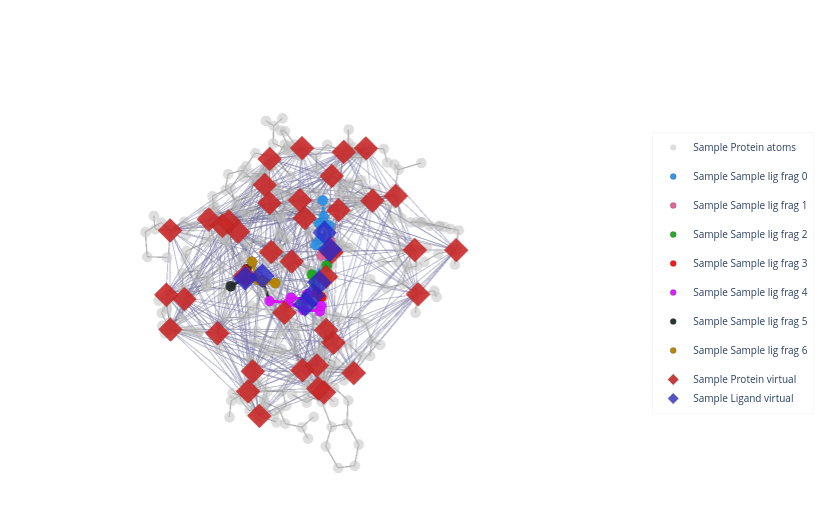

Here is the notebook cell this chart was saved with:
### Markdown cell above
### Visualize Computational Graph (Subset)

### Code cell
# NOTE: This does not include interaction edges (PL Interaction) which are added at time of graph construction prior to inference.
try:
    from sigmadock.geo.viz import plot_interaction_graph_3d_plotly
    fig = plot_interaction_graph_3d_plotly(
        sample,
        pos_key = "ref_pos",
        show_protein = True,
        show_ligand_virtual = True,
        show_protein_virtual = True,
        show_triangulation = False,
        show_protein_virtual_edges=True,
        show_protein_ligand_virtual_edges=True,
        show_ligand_virtual_edges=True,
        )
except Exception as e:
    print("Skipping 3D plot:", e)

### Figure 1 — Plotly figure (JSON) as saved in the notebook; plotly's stock layout.template omitted (floating-point values rounded to 4 significant figures; data arrays with more than 128 entries replaced by an {"elided": "..."} marker saying what was removed)
{"data": [{"hoverinfo": "none", "line": {"color": "rgba(120,120,160,1.0)", "width": 1.8}, "mode": "lines", "name": "Sample PP virtual", "opacity": 0.32, "showlegend": false, "type": "scatter3d", "x": {"elided": "2736 float values"}, "y": {"elided": "2736 float values"}, "z": {"elided": "2736 float values"}}, {"hoverinfo": "none", "line": {"color": "rgba(120,120,160,1.0)", "width": 1.8}, "mode": "lines", "name": "Sample LL virtual", "opacity": 0.32, "showlegend": false, "type": "scatter3d", "x": [-21.85, -20.31, null, -20.31, -21.85, null, -21.85, -19.9, null, -19.9, -21.85, null, -21.85, -18.19, null, -18.19, -21.85, null, -21.85, -15.79, null, -15.79, -21.85, null, -21.85, -12.95, null, -12.95, -21.85, null, -21.85, -12.77, null, -12.77, -21.85, null, -20.31, -19.9, null, -19.9, -20.31, null, -20.31, -18.19, null, -18.19, -20.31, null, -20.31, -15.79, null, -15.79, -20.31, null, -20.31, -12.95, null, -12.95, -20.31, null, -20.31, -12.77, null, -12.77, -20.31, null, -19.9, -18.19, null, -18.19, -19.9, null, -19.9, -15.79, null, -15.79, -19.9, null, -19.9, -12.95, null, -12.95, -19.9, null, -19.9, -12.77, null, -12.77, -19.9, null, -18.19, -15.79, null, -15.79, -18.19, null, -18.19, -12.95, null, -12.95, -18.19, null, -18.19, -12.77, null, -12.77, -18.19, null, -15.79, -12.95, null, -12.95, -15.79, null, -15.79, -12.77, null, -12.77, -15.79, null, -12.95, -12.77, null, -12.77, -12.95, null], "y": [-10.51, -8.468, null, -8.468, -10.51, null, -10.51, -9.188, null, -9.188, -10.51, null, -10.51, -8.263, null, -8.263, -10.51, null, -10.51, -6.683, null, -6.683, -10.51, null, -10.51, -10.06, null, -10.06, -10.51, null, -10.51, -7.851, null, -7.851, -10.51, null, -8.468, -9.188, null, -9.188, -8.468, null, -8.468, -8.263, null, -8.263, -8.468, null, -8.468, -6.683, null, -6.683, -8.468, null, -8.468, -10.06, null, -10.06, -8.468, null, -8.468, -7.851, null, -7.851, -8.468, null, -9.188, -8.263, null, -8.263, -9.188, null, -9.188, -6.683, null, -6.683, -9.188, null, -9.188, -10.06, null, -10.06, -9.188, null, -9.188, -7.851, null, -7.851, -9.188, null, -8.263, -6.683, null, -6.683, -8.263, null, -8.263, -10.06, null, -10.06, -8.263, null, -8.263, -7.851, null, -7.851, -8.263, null, -6.683, -10.06, null, -10.06, -6.683, null, -6.683, -7.851, null, -7.851, -6.683, null, -10.06, -7.851, null, -7.851, -10.06, null], "z": [-23.74, -23.77, null, -23.77, -23.74, null, -23.74, -27.13, null, -27.13, -23.74, null, -23.74, -27.1, null, -27.1, -23.74, null, -23.74, -25.78, null, -25.78, -23.74, null, -23.74, -23.66, null, -23.66, -23.74, null, -23.74, -22.19, null, -22.19, -23.74, null, -23.77, -27.13, null, -27.13, -23.77, null, -23.77, -27.1, null, -27.1, -23.77, null, -23.77, -25.78, null, -25.78, -23.77, null, -23.77, -23.66, null, -23.66, -23.77, null, -23.77, -22.19, null, -22.19, -23.77, null, -27.13, -27.1, null, -27.1, -27.13, null, -27.13, -25.78, null, -25.78, -27.13, null, -27.13, -23.66, null, -23.66, -27.13, null, -27.13, -22.19, null, -22.19, -27.13, null, -27.1, -25.78, null, -25.78, -27.1, null, -27.1, -23.66, null, -23.66, -27.1, null, -27.1, -22.19, null, -22.19, -27.1, null, -25.78, -23.66, null, -23.66, -25.78, null, -25.78, -22.19, null, -22.19, -25.78, null, -23.66, -22.19, null, -22.19, -23.66, null]}, {"hoverinfo": "none", "line": {"color": "#2E91E5", "width": 6}, "mode": "lines", "name": "Sample frag_0", "opacity": 0.95, "showlegend": false, "type": "scatter3d", "x": [-21.48, -21.15, null], "y": [-10.01, -9.534, null], "z": [-24.97, -26.23, null]}, {"hoverinfo": "none", "line": {"color": "#2E91E5", "width": 6}, "mode": "lines", "name": "Sample frag_0", "opacity": 0.95, "showlegend": false, "type": "scatter3d", "x": [-21.15, -21.48, null], "y": [-9.534, -10.01, null], "z": [-26.23, -24.97, null]}, {"hoverinfo": "none", "line": {"color": "#E15F99", "width": 6}, "mode": "lines", "name": "Sample frag_1", "opacity": 0.95, "showlegend": false, "type": "scatter3d", "x": [-19.09, -20.59, null], "y": [-8.17, -7.944, null], "z": [-23.6, -23.87, null]}, {"hoverinfo": "none", "line": {"color": "#E15F99", "width": 6}, "mode": "lines", "name": "Sample frag_1", "opacity": 0.95, "showlegend": false, "type": "scatter3d", "x": [-20.59, -19.09, null], "y": [-7.944, -8.17, null], "z": [-23.87, -23.6, null]}, {"hoverinfo": "none", "line": {"color": "#2E91E5", "width": 6}, "mode": "lines", "name": "Sample frag_0", "opacity": 0.95, "showlegend": false, "type": "scatter3d", "x": [-21.48, -21.26, null], "y": [-10.01, -9.292, null], "z": [-24.97, -23.85, null]}, {"hoverinfo": "none", "line": {"color": "#2E91E5", "width": 6}, "mode": "lines", "name": "Sample frag_0", "opacity": 0.95, "showlegend": false, "type": "scatter3d", "x": [-21.26, -21.48, null], "y": [-9.292, -10.01, null], "z": [-23.85, -24.97, null]}, {"hoverinfo": "none", "line": {"color": "#2E91E5", "width": 6}, "mode": "lines", "name": "Sample frag_0", "opacity": 0.95, "showlegend": false, "type": "scatter3d", "x": [-21.48, -22.11, null], "y": [-10.01, -11.28, null], "z": [-24.97, -24.82, null]}, {"hoverinfo": "none", "line": {"color": "#2E91E5", "width": 6}, "mode": "lines", "name": "Sample frag_0", "opacity": 0.95, "showlegend": false, "type": "scatter3d", "x": [-22.11, -21.48, null], "y": [-11.28, -10.01, null], "z": [-24.82, -24.97, null]}, {"hoverinfo": "none", "line": {"color": "#1CA71C", "width": 6}, "mode": "lines", "name": "Sample frag_2", "opacity": 0.95, "showlegend": false, "type": "scatter3d", "x": [-19.97, -19.61, null], "y": [-10.12, -9.16, null], "z": [-26.86, -27.99, null]}, {"hoverinfo": "none", "line": {"color": "#1CA71C", "width": 6}, "mode": "lines", "name": "Sample frag_2", "opacity": 0.95, "showlegend": false, "type": "scatter3d", "x": [-19.61, -19.97, null], "y": [-9.16, -10.12, null], "z": [-27.99, -26.86, null]}, {"hoverinfo": "none", "line": {"color": "#DA16FF", "width": 6}, "mode": "lines", "name": "Sample frag_4", "opacity": 0.95, "showlegend": false, "type": "scatter3d", "x": [-16.78, -16.97, null], "y": [-7.504, -6.137, null], "z": [-26.29, -26.29, null]}, {"hoverinfo": "none", "line": {"color": "#DA16FF", "width": 6}, "mode": "lines", "name": "Sample frag_4", "opacity": 0.95, "showlegend": false, "type": "scatter3d", "x": [-16.97, -16.78, null], "y": [-6.137, -7.504, null], "z": [-26.29, -26.29, null]}, {"hoverinfo": "none", "line": {"color": "#DA16FF", "width": 6}, "mode": "lines", "name": "Sample frag_4", "opacity": 0.95, "showlegend": false, "type": "scatter3d", "x": [-16.97, -15.97, null], "y": [-6.137, -5.323, null], "z": [-26.29, -25.77, null]}, {"hoverinfo": "none", "line": {"color": "#DA16FF", "width": 6}, "mode": "lines", "name": "Sample frag_4", "opacity": 0.95, "showlegend": false, "type": "scatter3d", "x": [-15.97, -16.97, null], "y": [-5.323, -6.137, null], "z": [-25.77, -26.29, null]}, {"hoverinfo": "none", "line": {"color": "#DA16FF", "width": 6}, "mode": "lines", "name": "Sample frag_4", "opacity": 0.95, "showlegend": false, "type": "scatter3d", "x": [-15.97, -14.8, null], "y": [-5.323, -5.852, null], "z": [-25.77, -25.28, null]}, {"hoverinfo": "none", "line": {"color": "#DA16FF", "width": 6}, "mode": "lines", "name": "Sample frag_4", "opacity": 0.95, "showlegend": false, "type": "scatter3d", "x": [-14.8, -15.97, null], "y": [-5.852, -5.323, null], "z": [-25.28, -25.77, null]}, {"hoverinfo": "none", "line": {"color": "#DA16FF", "width": 6}, "mode": "lines", "name": "Sample frag_4", "opacity": 0.95, "showlegend": false, "type": "scatter3d", "x": [-14.8, -14.61, null], "y": [-5.852, -7.238, null], "z": [-25.28, -25.28, null]}, {"hoverinfo": "none", "line": {"color": "#DA16FF", "width": 6}, "mode": "lines", "name": "Sample frag_4", "opacity": 0.95, "showlegend": false, "type": "scatter3d", "x": [-14.61, -14.8, null], "y": [-7.238, -5.852, null], "z": [-25.28, -25.28, null]}, {"hoverinfo": "none", "line": {"color": "#DA16FF", "width": 6}, "mode": "lines", "name": "Sample frag_4", "opacity": 0.95, "showlegend": false, "type": "scatter3d", "x": [-14.61, -13.32, null], "y": [-7.238, -7.864, null], "z": [-25.28, -24.76, null]}, {"hoverinfo": "none", "line": {"color": "#DA16FF", "width": 6}, "mode": "lines", "name": "Sample frag_4", "opacity": 0.95, "showlegend": false, "type": "scatter3d", "x": [-13.32, -14.61, null], "y": [-7.864, -7.238, null], "z": [-24.76, -25.28, null]}, {"hoverinfo": "none", "line": {"color": "#222A2A", "width": 6}, "mode": "lines", "name": "Sample frag_5", "opacity": 0.95, "showlegend": false, "type": "scatter3d", "x": [-13.41, -12.94, null], "y": [-8.616, -10.09, null], "z": [-23.41, -23.66, null]}, {"hoverinfo": "none", "line": {"color": "#222A2A", "width": 6}, "mode": "lines", "name": "Sample frag_5", "opacity": 0.95, "showlegend": false, "type": "scatter3d", "x": [-12.94, -13.41, null], "y": [-10.09, -8.616, null], "z": [-23.66, -23.41, null]}, {"hoverinfo": "none", "line": {"color": "#DA16FF", "width": 6}, "mode": "lines", "name": "Sample frag_4", "opacity": 0.95, "showlegend": false, "type": "scatter3d", "x": [-14.61, -15.61, null], "y": [-7.238, -8.042, null], "z": [-25.28, -25.79, null]}, {"hoverinfo": "none", "line": {"color": "#DA16FF", "width": 6}, "mode": "lines", "name": "Sample frag_4", "opacity": 0.95, "showlegend": false, "type": "scatter3d", "x": [-15.61, -14.61, null], "y": [-8.042, -7.238, null], "z": [-25.79, -25.28, null]}, {"hoverinfo": "none", "line": {"color": "#DA16FF", "width": 6}, "mode": "lines", "name": "Sample frag_4", "opacity": 0.95, "showlegend": false, "type": "scatter3d", "x": [-16.78, -15.61, null], "y": [-7.504, -8.042, null], "z": [-26.29, -25.79, null]}, {"hoverinfo": "none", "line": {"color": "#DA16FF", "width": 6}, "mode": "lines", "name": "Sample frag_4", "opacity": 0.95, "showlegend": false, "type": "scatter3d", "x": [-15.61, -16.78, null], "y": [-8.042, -7.504, null], "z": [-25.79, -26.29, null]}, {"hoverinfo": "none", "line": {"color": "#B68100", "width": 6}, "mode": "lines", "name": "Sample frag_6", "opacity": 0.95, "showlegend": false, "type": "scatter3d", "x": [-12.46, -12.49, null], "y": [-7.935, -8.551, null], "z": [-22.46, -21.22, null]}, {"hoverinfo": "none", "line": {"color": "#B68100", "width": 6}, "mode": "lines", "name": "Sample frag_6", "opacity": 0.95, "showlegend": false, "type": "scatter3d", "x": [-12.49, -12.46, null], "y": [-8.551, -7.935, null], "z": [-21.22, -22.46, null]}, {"hoverinfo": "none", "line": {"color": "#B68100", "width": 6}, "mode": "lines", "name": "Sample frag_6", "opacity": 0.95, "showlegend": false, "type": "scatter3d", "x": [-12.46, -12.83, null], "y": [-7.935, -6.615, null], "z": [-22.46, -22.23, null]}, {"hoverinfo": "none", "line": {"color": "#B68100", "width": 6}, "mode": "lines", "name": "Sample frag_6", "opacity": 0.95, "showlegend": false, "type": "scatter3d", "x": [-12.83, -12.46, null], "y": [-6.615, -7.935, null], "z": [-22.23, -22.46, null]}, {"hoverinfo": "none", "line": {"color": "#2E91E5", "width": 6}, "mode": "lines", "name": "Sample frag_0", "opacity": 0.95, "showlegend": false, "type": "scatter3d", "x": [-22.19, -21.61, null], "y": [-10.96, -9.757, null], "z": [-22.56, -22.63, null]}, {"hoverinfo": "none", "line": {"color": "#2E91E5", "width": 6}, "mode": "lines", "name": "Sample frag_0", "opacity": 0.95, "showlegend": false, "type": "scatter3d", "x": [-21.61, -22.19, null], "y": [-9.757, -10.96, null], "z": [-22.63, -22.56, null]}, {"hoverinfo": "none", "line": {"color": "#2E91E5", "width": 6}, "mode": "lines", "name": "Sample frag_0", "opacity": 0.95, "showlegend": false, "type": "scatter3d", "x": [-21.26, -21.61, null], "y": [-9.292, -9.757, null], "z": [-23.85, -22.63, null]}, {"hoverinfo": "none", "line": {"color": "#2E91E5", "width": 6}, "mode": "lines", "name": "Sample frag_0", "opacity": 0.95, "showlegend": false, "type": "scatter3d", "x": [-21.61, -21.26, null], "y": [-9.757, -9.292, null], "z": [-22.63, -23.85, null]}, {"hoverinfo": "none", "line": {"color": "#2E91E5", "width": 6}, "mode": "lines", "name": "Sample frag_0", "opacity": 0.95, "showlegend": false, "type": "scatter3d", "x": [-22.19, -22.54, null], "y": [-10.96, -11.43, null], "z": [-22.56, -21.34, null]}, {"hoverinfo": "none", "line": {"color": "#2E91E5", "width": 6}, "mode": "lines", "name": "Sample frag_0", "opacity": 0.95, "showlegend": false, "type": "scatter3d", "x": [-22.54, -22.19, null], "y": [-11.43, -10.96, null], "z": [-21.34, -22.56, null]}, {"hoverinfo": "none", "line": {"color": "#2E91E5", "width": 6}, "mode": "lines", "name": "Sample frag_0", "opacity": 0.95, "showlegend": false, "type": "scatter3d", "x": [-22.11, -22.45, null], "y": [-11.28, -11.74, null], "z": [-24.82, -23.61, null]}, {"hoverinfo": "none", "line": {"color": "#2E91E5", "width": 6}, "mode": "lines", "name": "Sample frag_0", "opacity": 0.95, "showlegend": false, "type": "scatter3d", "x": [-22.45, -22.11, null], "y": [-11.74, -11.28, null], "z": [-23.61, -24.82, null]}, {"hoverinfo": "none", "line": {"color": "#2E91E5", "width": 6}, "mode": "lines", "name": "Sample frag_0", "opacity": 0.95, "showlegend": false, "type": "scatter3d", "x": [-22.19, -22.45, null], "y": [-10.96, -11.74, null], "z": [-22.56, -23.61, null]}, {"hoverinfo": "none", "line": {"color": "#2E91E5", "width": 6}, "mode": "lines", "name": "Sample frag_0", "opacity": 0.95, "showlegend": false, "type": "scatter3d", "x": [-22.45, -22.19, null], "y": [-11.74, -10.96, null], "z": [-23.61, -22.56, null]}, {"hoverinfo": "none", "line": {"color": "#2E91E5", "width": 6}, "mode": "lines", "name": "Sample frag_0", "opacity": 0.95, "showlegend": false, "type": "scatter3d", "x": [-22.11, -22.37, null], "y": [-11.28, -12.04, null], "z": [-24.82, -25.88, null]}, {"hoverinfo": "none", "line": {"color": "#2E91E5", "width": 6}, "mode": "lines", "name": "Sample frag_0", "opacity": 0.95, "showlegend": false, "type": "scatter3d", "x": [-22.37, -22.11, null], "y": [-12.04, -11.28, null], "z": [-25.88, -24.82, null]}, {"hoverinfo": "none", "line": {"color": "#FB0D0D", "width": 6}, "mode": "lines", "name": "Sample frag_3", "opacity": 0.95, "showlegend": false, "type": "scatter3d", "x": [-18.86, -17.69, null], "y": [-7.937, -8.404, null], "z": [-27.45, -26.78, null]}, {"hoverinfo": "none", "line": {"color": "#FB0D0D", "width": 6}, "mode": "lines", "name": "Sample frag_3", "opacity": 0.95, "showlegend": false, "type": "scatter3d", "x": [-17.69, -18.86, null], "y": [-8.404, -7.937, null], "z": [-26.78, -27.45, null]}, {"hoverinfo": "none", "line": {"color": "#222A2A", "width": 6}, "mode": "lines", "name": "Sample frag_5", "opacity": 0.95, "showlegend": false, "type": "scatter3d", "x": [-12.94, -11.71, null], "y": [-10.09, -10.23, null], "z": [-23.66, -23.81, null]}, {"hoverinfo": "none", "line": {"color": "#222A2A", "width": 6}, "mode": "lines", "name": "Sample frag_5", "opacity": 0.95, "showlegend": false, "type": "scatter3d", "x": [-11.71, -12.94, null], "y": [-10.23, -10.09, null], "z": [-23.81, -23.66, null]}, {"hoverinfo": "none", "line": {"color": "#222A2A", "width": 6}, "mode": "lines", "name": "Sample frag_5", "opacity": 0.95, "showlegend": false, "type": "scatter3d", "x": [-12.94, -13.84, null], "y": [-10.09, -10.95, null], "z": [-23.66, -23.68, null]}, {"hoverinfo": "none", "line": {"color": "#222A2A", "width": 6}, "mode": "lines", "name": "Sample frag_5", "opacity": 0.95, "showlegend": false, "type": "scatter3d", "x": [-13.84, -12.94, null], "y": [-10.95, -10.09, null], "z": [-23.68, -23.66, null]}, {"hoverinfo": "none", "line": {"color": "#2E91E5", "width": 6}, "mode": "lines", "name": "Sample frag_0", "opacity": 0.95, "showlegend": false, "type": "scatter3d", "x": [-20.59, -21.26, null], "y": [-7.944, -9.292, null], "z": [-23.87, -23.85, null]}, {"hoverinfo": "none", "line": {"color": "#2E91E5", "width": 6}, "mode": "lines", "name": "Sample frag_0", "opacity": 0.95, "showlegend": false, "type": "scatter3d", "x": [-21.26, -20.59, null], "y": [-9.292, -7.944, null], "z": [-23.85, -23.87, null]}, {"hoverinfo": "none", "line": {"color": "#E15F99", "width": 6}, "mode": "lines", "name": "Sample frag_1", "opacity": 0.95, "showlegend": false, "type": "scatter3d", "x": [-20.59, -21.26, null], "y": [-7.944, -9.292, null], "z": [-23.87, -23.85, null]}, {"hoverinfo": "none", "line": {"color": "#E15F99", "width": 6}, "mode": "lines", "name": "Sample frag_1", "opacity": 0.95, "showlegend": false, "type": "scatter3d", "x": [-21.26, -20.59, null], "y": [-9.292, -7.944, null], "z": [-23.85, -23.87, null]}, {"hoverinfo": "none", "line": {"color": "#1CA71C", "width": 6}, "mode": "lines", "name": "Sample frag_2", "opacity": 0.95, "showlegend": false, "type": "scatter3d", "x": [-21.15, -19.97, null], "y": [-9.534, -10.12, null], "z": [-26.23, -26.86, null]}, {"hoverinfo": "none", "line": {"color": "#1CA71C", "width": 6}, "mode": "lines", "name": "Sample frag_2", "opacity": 0.95, "showlegend": false, "type": "scatter3d", "x": [-19.97, -21.15, null], "y": [-10.12, -9.534, null], "z": [-26.86, -26.23, null]}, {"hoverinfo": "none", "line": {"color": "#FB0D0D", "width": 6}, "mode": "lines", "name": "Sample frag_3", "opacity": 0.95, "showlegend": false, "type": "scatter3d", "x": [-19.61, -18.86, null], "y": [-9.16, -7.937, null], "z": [-27.99, -27.45, null]}, {"hoverinfo": "none", "line": {"color": "#FB0D0D", "width": 6}, "mode": "lines", "name": "Sample frag_3", "opacity": 0.95, "showlegend": false, "type": "scatter3d", "x": [-18.86, -19.61, null], "y": [-7.937, -9.16, null], "z": [-27.45, -27.99, null]}, {"hoverinfo": "none", "line": {"color": "#1CA71C", "width": 6}, "mode": "lines", "name": "Sample frag_2", "opacity": 0.95, "showlegend": false, "type": "scatter3d", "x": [-19.61, -18.86, null], "y": [-9.16, -7.937, null], "z": [-27.99, -27.45, null]}, {"hoverinfo": "none", "line": {"color": "#1CA71C", "width": 6}, "mode": "lines", "name": "Sample frag_2", "opacity": 0.95, "showlegend": false, "type": "scatter3d", "x": [-18.86, -19.61, null], "y": [-7.937, -9.16, null], "z": [-27.45, -27.99, null]}, {"hoverinfo": "none", "line": {"color": "#B68100", "width": 6}, "mode": "lines", "name": "Sample frag_6", "opacity": 0.95, "showlegend": false, "type": "scatter3d", "x": [-13.41, -12.46, null], "y": [-8.616, -7.935, null], "z": [-23.41, -22.46, null]}, {"hoverinfo": "none", "line": {"color": "#B68100", "width": 6}, "mode": "lines", "name": "Sample frag_6", "opacity": 0.95, "showlegend": false, "type": "scatter3d", "x": [-12.46, -13.41, null], "y": [-7.935, -8.616, null], "z": [-22.46, -23.41, null]}, {"hoverinfo": "none", "line": {"color": "#FB0D0D", "width": 6}, "mode": "lines", "name": "Sample frag_3", "opacity": 0.95, "showlegend": false, "type": "scatter3d", "x": [-16.78, -17.69, null], "y": [-7.504, -8.404, null], "z": [-26.29, -26.78, null]}, {"hoverinfo": "none", "line": {"color": "#FB0D0D", "width": 6}, "mode": "lines", "name": "Sample frag_3", "opacity": 0.95, "showlegend": false, "type": "scatter3d", "x": [-17.69, -16.78, null], "y": [-8.404, -7.504, null], "z": [-26.78, -26.29, null]}, {"hoverinfo": "none", "line": {"color": "#DA16FF", "width": 6}, "mode": "lines", "name": "Sample frag_4", "opacity": 0.95, "showlegend": false, "type": "scatter3d", "x": [-16.78, -17.69, null], "y": [-7.504, -8.404, null], "z": [-26.29, -26.78, null]}, {"hoverinfo": "none", "line": {"color": "#DA16FF", "width": 6}, "mode": "lines", "name": "Sample frag_4", "opacity": 0.95, "showlegend": false, "type": "scatter3d", "x": [-17.69, -16.78, null], "y": [-8.404, -7.504, null], "z": [-26.78, -26.29, null]}, {"hoverinfo": "none", "line": {"color": "#E15F99", "width": 6}, "mode": "lines", "name": "Sample frag_1", "opacity": 0.95, "showlegend": false, "type": "scatter3d", "x": [-20.59, -21.26, null], "y": [-7.944, -9.292, null], "z": [-23.87, -23.85, null]}, {"hoverinfo": "none", "line": {"color": "#2E91E5", "width": 6}, "mode": "lines", "name": "Sample frag_0", "opacity": 0.95, "showlegend": false, "type": "scatter3d", "x": [-21.26, -20.59, null], "y": [-9.292, -7.944, null], "z": [-23.85, -23.87, null]}, {"hoverinfo": "none", "line": {"color": "#2E91E5", "width": 6}, "mode": "lines", "name": "Sample frag_0", "opacity": 0.95, "showlegend": false, "type": "scatter3d", "x": [-21.26, -20.59, null], "y": [-9.292, -7.944, null], "z": [-23.85, -23.87, null]}, {"hoverinfo": "none", "line": {"color": "#E15F99", "width": 6}, "mode": "lines", "name": "Sample frag_1", "opacity": 0.95, "showlegend": false, "type": "scatter3d", "x": [-20.59, -21.26, null], "y": [-7.944, -9.292, null], "z": [-23.87, -23.85, null]}, {"hoverinfo": "none", "line": {"color": "#2E91E5", "width": 6}, "mode": "lines", "name": "Sample frag_0", "opacity": 0.95, "showlegend": false, "type": "scatter3d", "x": [-21.15, -19.97, null], "y": [-9.534, -10.12, null], "z": [-26.23, -26.86, null]}, {"hoverinfo": "none", "line": {"color": "#1CA71C", "width": 6}, "mode": "lines", "name": "Sample frag_2", "opacity": 0.95, "showlegend": false, "type": "scatter3d", "x": [-19.97, -21.15, null], "y": [-10.12, -9.534, null], "z": [-26.86, -26.23, null]}, {"hoverinfo": "none", "line": {"color": "#1CA71C", "width": 6}, "mode": "lines", "name": "Sample frag_2", "opacity": 0.95, "showlegend": false, "type": "scatter3d", "x": [-19.97, -21.15, null], "y": [-10.12, -9.534, null], "z": [-26.86, -26.23, null]}, {"hoverinfo": "none", "line": {"color": "#2E91E5", "width": 6}, "mode": "lines", "name": "Sample frag_0", "opacity": 0.95, "showlegend": false, "type": "scatter3d", "x": [-21.15, -19.97, null], "y": [-9.534, -10.12, null], "z": [-26.23, -26.86, null]}, {"hoverinfo": "none", "line": {"color": "#1CA71C", "width": 6}, "mode": "lines", "name": "Sample frag_2", "opacity": 0.95, "showlegend": false, "type": "scatter3d", "x": [-19.61, -18.86, null], "y": [-9.16, -7.937, null], "z": [-27.99, -27.45, null]}, {"hoverinfo": "none", "line": {"color": "#FB0D0D", "width": 6}, "mode": "lines", "name": "Sample frag_3", "opacity": 0.95, "showlegend": false, "type": "scatter3d", "x": [-18.86, -19.61, null], "y": [-7.937, -9.16, null], "z": [-27.45, -27.99, null]}, {"hoverinfo": "none", "line": {"color": "#FB0D0D", "width": 6}, "mode": "lines", "name": "Sample frag_3", "opacity": 0.95, "showlegend": false, "type": "scatter3d", "x": [-18.86, -19.61, null], "y": [-7.937, -9.16, null], "z": [-27.45, -27.99, null]}, {"hoverinfo": "none", "line": {"color": "#1CA71C", "width": 6}, "mode": "lines", "name": "Sample frag_2", "opacity": 0.95, "showlegend": false, "type": "scatter3d", "x": [-19.61, -18.86, null], "y": [-9.16, -7.937, null], "z": [-27.99, -27.45, null]}, {"hoverinfo": "none", "line": {"color": "#222A2A", "width": 6}, "mode": "lines", "name": "Sample frag_5", "opacity": 0.95, "showlegend": false, "type": "scatter3d", "x": [-13.41, -13.32, null], "y": [-8.616, -7.864, null], "z": [-23.41, -24.76, null]}, {"hoverinfo": "none", "line": {"color": "#DA16FF", "width": 6}, "mode": "lines", "name": "Sample frag_4", "opacity": 0.95, "showlegend": false, "type": "scatter3d", "x": [-13.32, -13.41, null], "y": [-7.864, -8.616, null], "z": [-24.76, -23.41, null]}, {"hoverinfo": "none", "line": {"color": "#222A2A", "width": 6}, "mode": "lines", "name": "Sample frag_5", "opacity": 0.95, "showlegend": false, "type": "scatter3d", "x": [-13.41, -12.46, null], "y": [-8.616, -7.935, null], "z": [-23.41, -22.46, null]}, {"hoverinfo": "none", "line": {"color": "#B68100", "width": 6}, "mode": "lines", "name": "Sample frag_6", "opacity": 0.95, "showlegend": false, "type": "scatter3d", "x": [-12.46, -13.41, null], "y": [-7.935, -8.616, null], "z": [-22.46, -23.41, null]}, {"hoverinfo": "none", "line": {"color": "#DA16FF", "width": 6}, "mode": "lines", "name": "Sample frag_4", "opacity": 0.95, "showlegend": false, "type": "scatter3d", "x": [-13.32, -13.41, null], "y": [-7.864, -8.616, null], "z": [-24.76, -23.41, null]}, {"hoverinfo": "none", "line": {"color": "#222A2A", "width": 6}, "mode": "lines", "name": "Sample frag_5", "opacity": 0.95, "showlegend": false, "type": "scatter3d", "x": [-13.41, -13.32, null], "y": [-8.616, -7.864, null], "z": [-23.41, -24.76, null]}, {"hoverinfo": "none", "line": {"color": "#B68100", "width": 6}, "mode": "lines", "name": "Sample frag_6", "opacity": 0.95, "showlegend": false, "type": "scatter3d", "x": [-12.46, -13.41, null], "y": [-7.935, -8.616, null], "z": [-22.46, -23.41, null]}, {"hoverinfo": "none", "line": {"color": "#222A2A", "width": 6}, "mode": "lines", "name": "Sample frag_5", "opacity": 0.95, "showlegend": false, "type": "scatter3d", "x": [-13.41, -12.46, null], "y": [-8.616, -7.935, null], "z": [-23.41, -22.46, null]}, {"hoverinfo": "none", "line": {"color": "#DA16FF", "width": 6}, "mode": "lines", "name": "Sample frag_4", "opacity": 0.95, "showlegend": false, "type": "scatter3d", "x": [-16.78, -17.69, null], "y": [-7.504, -8.404, null], "z": [-26.29, -26.78, null]}, {"hoverinfo": "none", "line": {"color": "#FB0D0D", "width": 6}, "mode": "lines", "name": "Sample frag_3", "opacity": 0.95, "showlegend": false, "type": "scatter3d", "x": [-17.69, -16.78, null], "y": [-8.404, -7.504, null], "z": [-26.78, -26.29, null]}, {"hoverinfo": "none", "line": {"color": "#FB0D0D", "width": 6}, "mode": "lines", "name": "Sample frag_3", "opacity": 0.95, "showlegend": false, "type": "scatter3d", "x": [-17.69, -16.78, null], "y": [-8.404, -7.504, null], "z": [-26.78, -26.29, null]}, {"hoverinfo": "none", "line": {"color": "#DA16FF", "width": 6}, "mode": "lines", "name": "Sample frag_4", "opacity": 0.95, "showlegend": false, "type": "scatter3d", "x": [-16.78, -17.69, null], "y": [-7.504, -8.404, null], "z": [-26.29, -26.78, null]}, {"hoverinfo": "none", "line": {"color": "rgba(100,100,100,1.0)", "width": 2.5}, "mode": "lines", "name": "Sample Protein bonds", "opacity": 0.3, "showlegend": false, "type": "scatter3d", "x": {"elided": "2256 float values"}, "y": {"elided": "2256 float values"}, "z": {"elided": "2256 float values"}}, {"legendgroup": "protein", "marker": {"color": "rgb(190,190,190)", "line": {"color": "rgba(0,0,0,0.08)", "width": 0.4}, "opacity": 0.5, "size": 6, "symbol": "circle"}, "mode": "markers", "name": "Sample Protein atoms", "showlegend": true, "type": "scatter3d", "x": {"elided": "347 float values"}, "y": {"elided": "347 float values"}, "z": {"elided": "347 float values"}}, {"marker": {"color": "#2E91E5", "line": {"color": "rgba(0,0,0,0.18)", "width": 1}, "opacity": 0.95, "size": 6, "symbol": "circle"}, "mode": "markers", "name": "Sample Sample lig frag 0", "showlegend": true, "type": "scatter3d", "x": [-21.48, -21.15, -21.26, -22.19, -22.11, -21.61, -22.54, -22.45, -22.37, -20.59], "y": [-10.01, -9.534, -9.292, -10.96, -11.28, -9.757, -11.43, -11.74, -12.04, -7.944], "z": [-24.97, -26.23, -23.85, -22.56, -24.82, -22.63, -21.34, -23.61, -25.88, -23.87]}, {"marker": {"color": "#E15F99", "line": {"color": "rgba(0,0,0,0.18)", "width": 1}, "opacity": 0.95, "size": 6, "symbol": "circle"}, "mode": "markers", "name": "Sample Sample lig frag 1", "showlegend": true, "type": "scatter3d", "x": [-19.09, -20.59, -21.26], "y": [-8.17, -7.944, -9.292], "z": [-23.6, -23.87, -23.85]}, {"marker": {"color": "#1CA71C", "line": {"color": "rgba(0,0,0,0.18)", "width": 1}, "opacity": 0.95, "size": 6, "symbol": "circle"}, "mode": "markers", "name": "Sample Sample lig frag 2", "showlegend": true, "type": "scatter3d", "x": [-19.97, -19.61, -21.15, -18.86], "y": [-10.12, -9.16, -9.534, -7.937], "z": [-26.86, -27.99, -26.23, -27.45]}, {"marker": {"color": "#FB0D0D", "line": {"color": "rgba(0,0,0,0.18)", "width": 1}, "opacity": 0.95, "size": 6, "symbol": "circle"}, "mode": "markers", "name": "Sample Sample lig frag 3", "showlegend": true, "type": "scatter3d", "x": [-18.86, -17.69, -19.61, -16.78], "y": [-7.937, -8.404, -9.16, -7.504], "z": [-27.45, -26.78, -27.99, -26.29]}, {"marker": {"color": "#DA16FF", "line": {"color": "rgba(0,0,0,0.18)", "width": 1}, "opacity": 0.95, "size": 6, "symbol": "circle"}, "mode": "markers", "name": "Sample Sample lig frag 4", "showlegend": true, "type": "scatter3d", "x": [-16.78, -16.97, -15.97, -14.8, -14.61, -13.32, -15.61, -17.69], "y": [-7.504, -6.137, -5.323, -5.852, -7.238, -7.864, -8.042, -8.404], "z": [-26.29, -26.29, -25.77, -25.28, -25.28, -24.76, -25.79, -26.78]}, {"marker": {"color": "#222A2A", "line": {"color": "rgba(0,0,0,0.18)", "width": 1}, "opacity": 0.95, "size": 6, "symbol": "circle"}, "mode": "markers", "name": "Sample Sample lig frag 5", "showlegend": true, "type": "scatter3d", "x": [-13.41, -12.94, -11.71, -13.84], "y": [-8.616, -10.09, -10.23, -10.95], "z": [-23.41, -23.66, -23.81, -23.68]}, {"marker": {"color": "#B68100", "line": {"color": "rgba(0,0,0,0.18)", "width": 1}, "opacity": 0.95, "size": 6, "symbol": "circle"}, "mode": "markers", "name": "Sample Sample lig frag 6", "showlegend": true, "type": "scatter3d", "x": [-12.46, -12.49, -12.83, -13.41], "y": [-7.935, -8.551, -6.615, -8.616], "z": [-22.46, -21.22, -22.23, -23.41]}, {"legendgroup": "virtual", "marker": {"color": "rgb(200,40,40)", "line": {"color": "rgba(0,0,0,0.18)", "width": 1.5}, "opacity": 0.9, "size": 8, "symbol": "diamond"}, "mode": "markers", "name": "Sample Protein virtual", "showlegend": true, "type": "scatter3d", "x": [-24.26, -25.62, -26.26, -28.74, -23.8, -24.13, -20.88, -20.26, -17.19, -15.28, -18.08, -18.12, -14.27, -15.68, -11.96, -20.68, -21.02, -17.59, -18.93, -15.87, -13.6, -8.239, -10.27, -10.73, -11.14, -7.947, -10.65, -20.27, -22.54, -21.81, -24.49, -28.83, -25.96, -27.79, -26.87, -10.7, -12.41, -8.882, -9.839, -6.22], "y": [-15.93, -12.41, -9.218, -6.062, -2.074, 0.366, -3.036, -8.411, -8.113, -10.08, -12.71, -12.99, -13.31, -18.0, -18.02, -14.5, -8.408, -8.909, -4.177, -5.48, -2.526, -3.506, -6.528, -7.919, -11.81, -13.22, -18.01, -20.22, -18.21, -14.56, -12.7, -16.02, -17.34, -13.96, -10.75, -0.3504, -1.356, -6.506, -5.977, -7.455], "z": [-23.67, -23.84, -21.93, -26.57, -26.67, -21.51, -17.21, -17.33, -19.47, -16.89, -16.67, -20.49, -20.7, -23.02, -22.51, -33.88, -34.06, -35.45, -33.4, -31.34, -30.45, -29.44, -28.77, -32.25, -28.94, -27.45, -28.22, -27.13, -29.53, -28.55, -30.65, -31.45, -19.6, -19.49, -17.9, -26.27, -22.98, -15.98, -19.8, -20.45]}, {"legendgroup": "virtual", "marker": {"color": "rgb(40,40,200)", "line": {"color": "rgba(0,0,0,0.18)", "width": 1.5}, "opacity": 0.8, "size": 8, "symbol": "diamond"}, "mode": "markers", "name": "Sample Ligand virtual", "showlegend": true, "type": "scatter3d", "x": [-21.85, -20.31, -19.9, -18.19, -15.79, -12.95, -12.77], "y": [-10.51, -8.468, -9.188, -8.263, -6.683, -10.06, -7.851], "z": [-23.74, -23.77, -27.13, -27.1, -25.78, -23.66, -22.19]}], "layout": {"dragmode": "zoom", "height": 520, "legend": {"bgcolor": "rgba(255,255,255,0.88)", "bordercolor": "rgba(0,0,0,0.06)", "borderwidth": 0.5, "font": {"size": 10}, "itemclick": "toggle", "itemdoubleclick": "toggleothers", "x": 0.94, "xanchor": "left", "y": 0.5, "yanchor": "middle"}, "margin": {"b": 6, "l": 6, "r": 6, "t": 32}, "paper_bgcolor": "white", "scene": {"aspectmode": "data", "bgcolor": "white", "camera": {"eye": {"x": 0.9, "y": 0.9, "z": 0.9}}, "domain": {"x": [0, 0.88], "y": [0, 1]}, "dragmode": "orbit", "xaxis": {"showgrid": false, "showticklabels": false, "visible": false, "zeroline": false}, "yaxis": {"showgrid": false, "showticklabels": false, "visible": false, "zeroline": false}, "zaxis": {"showgrid": false, "showticklabels": false, "visible": false, "zeroline": false}}, "uirevision": true, "width": 820}}
